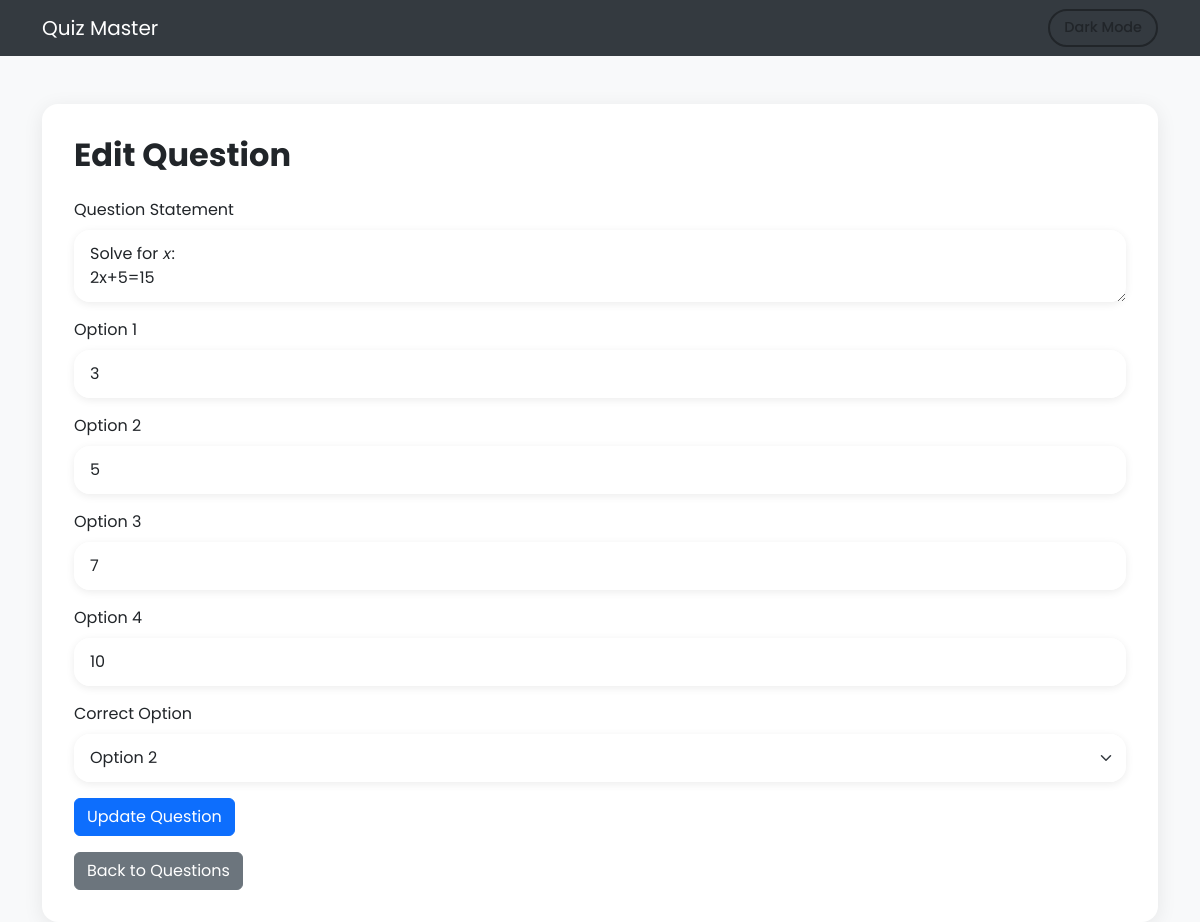
/edit_question/1, run on the app's committed database.
### app.py (models this page shows)
class Question(db.Model):
    id = db.Column(db.Integer, primary_key=True)
    quiz_id = db.Column(db.Integer, db.ForeignKey('quiz.id'), nullable=False)
    question_statement = db.Column(db.Text, nullable=False)
    option1 = db.Column(db.String(200), nullable=False)
    option2 = db.Column(db.String(200), nullable=False)
    option3 = db.Column(db.String(200), nullable=False)
    option4 = db.Column(db.String(200), nullable=False)
    correct_option = db.Column(db.Integer, nullable=False)

### app.py (the view, shortened to what this page needs)
@app.route('/edit_question/<int:question_id>', methods=['GET', 'POST'])
def edit_question(question_id):
    question = Question.query.get_or_404(question_id)
    return render_template('edit/edit_question.html', question=question)

### templates/edit/edit_question.html (shortened to what this page needs)
<!DOCTYPE html>
<html lang="en" class="light-theme">
<head>
  <link href="https://cdn.jsdelivr.net/npm/bootstrap@5.3.0/dist/css/bootstrap.min.css" rel="stylesheet" />
</head>
<body>
  <nav class="navbar navbar-expand-lg navbar-dark">
    <div class="container">
      <a class="navbar-brand" href="/">Quiz Master</a>
      <div class="collapse navbar-collapse">
        <ul class="navbar-nav ms-auto align-items-center">
          <li class="nav-item">
            <button id="theme-toggle" class="btn btn-theme-toggle">Dark Mode</button>
          </li>
        </ul>
      </div>
    </div>
  </nav>
  <div class="container mt-5">
    <div class="card-form">
      <h2>Edit Question</h2>
      <form action="{{ url_for('edit_question', question_id=question.id) }}" method="POST">
        <div class="mb-3">
          <label for="question_statement" class="form-label">Question Statement</label>
          <textarea class="form-control" id="question_statement" name="question_statement" required>{{ question.question_statement }}</textarea>
        </div>
        <div class="mb-3">
          <label for="option1" class="form-label">Option 1</label>
          <input type="text" class="form-control" id="option1" name="option1" value="{{ question.option1 }}" required>
        </div>
        <div class="mb-3">
          <label for="option2" class="form-label">Option 2</label>
          <input type="text" class="form-control" id="option2" name="option2" value="{{ question.option2 }}" required>
        </div>
        <div class="mb-3">
          <label for="option3" class="form-label">Option 3</label>
          <input type="text" class="form-control" id="option3" name="option3" value="{{ question.option3 }}" required>
        </div>
        <div class="mb-3">
          <label for="option4" class="form-label">Option 4</label>
          <input type="text" class="form-control" id="option4" name="option4" value="{{ question.option4 }}" required>
        </div>
        <div class="mb-3">
          <label for="correct_option" class="form-label">Correct Option</label>
          <select class="form-select" id="correct_option" name="correct_option" required>
            <option value="2" {% if question.correct_option == 2 %}selected{% endif %}>Option 2</option>
          </select>
        </div>
        <button type="submit" class="btn btn-primary">Update Question</button>
      </form>
      <a href="{{ url_for('quiz_questions', quiz_id=question.quiz_id) }}" class="btn btn-secondary mt-3">Back to Questions</a>
    </div>
  </div>
</body>
</html>

### templates/edit/edit_question.html (style rules this page uses)
:root { --bg-color: #f8f9fa; --text-color: #212529; --card-bg: #ffffff; --navbar-bg: #343a40; --input-bg: rgba(255, 255, 255, 0.9); --input-text: #212529; --shadow-color: rgba(0, 0, 0, 0.08); --focus-shadow: rgba(13, 110, 253, 0.25); }
* { transition: background-color 0.4s ease, color 0.4s ease, box-shadow 0.3s ease, border-color 0.3s ease; }
body { background-color: var(--bg-color); color: var(--text-color); font-family: 'Poppins', sans-serif; }
.navbar { background-color: var(--navbar-bg) !important; }
.btn-theme-toggle { display: flex; align-items: center; gap: 0.4rem; border: 2px solid var(--text-color); color: var(--text-color); background-color: transparent; border-radius: 999px; padding: 6px 14px; font-size: 0.9rem; font-weight: 500; transition: all 0.3s ease; }
.card-form { background-color: var(--card-bg); box-shadow: 0 4px 20px var(--shadow-color); padding: 2rem; border-radius: 1rem; }
.form-control, .form-select { background-color: var(--input-bg); color: var(--input-text); border: none; padding: 0.75rem 1rem; border-radius: 1rem; box-shadow: 0 2px 8px var(--shadow-color); transition: all 0.3s ease; }
.form-control::placeholder { color: var(--input-text); opacity: 0.5; }
h2 { font-weight: 700; margin-bottom: 1.5rem; }
.btn-primary, .btn-secondary { transition: all 0.3s ease; }

### data on the page
Question: question_statement "Solve for 𝑥: 2x+5=15", option1 "3", option2 "5", option3 "7", option4 "10", correct_option "Option 2"
